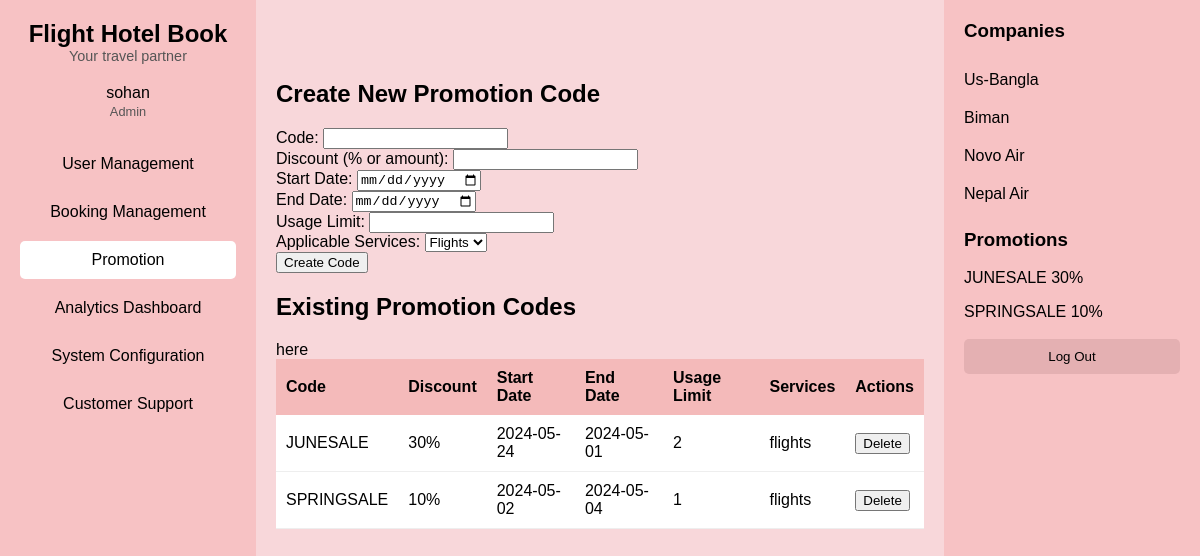
The page /Views/promotion.php (signed in) on the database its author committed.
### tables this page shows
CREATE TABLE `promotion` (
  `code` varchar(20) NOT NULL,
  `Discount` int(20) NOT NULL,
  `startdate` date NOT NULL,
  `enddate` date NOT NULL,
  `limits` int(20) NOT NULL,
  `services` varchar(20) NOT NULL
);

### Models/promotion.php (called while the page is built, shortened)
<?php
function selec()
{
    $con = conn();
    $sql = "select * from promotion";
    $res = mysqli_query($con, $sql);
    return $res;
}

### Controllers/promotionOparetion.php (called while the page is built, shortened)
<?php
require_once ("../Models/promotion.php");
function se()
{
    $r = selec();
    if ($r) {
        return $r;
    }
}

### Views/promotion.php (the view, shortened to what this page needs)
<?php
require_once ("../Models/promotion.php");
?>
<!DOCTYPE html>
<html lang="en">
<head>
    <link rel="stylesheet" href="../Assestes/css/home.css">
</head>
<body>
    <div class="container">
        <div class="sidebar">
            <div class="logo">
                <h1>Flight Hotel Book</h1>
                <p>Your travel partner</p>
            </div>
            <div class="user-info">
                <p><?php echo $_SESSION["name"]; ?><br><span>Admin</span></p>
            </div>
            <nav class="menu">
                <a href="home.php">User Management</a>
                <a href="../Controllers/bookingController.php" value="1">Booking Management</a>
                <a href="promotion.php" class="active">Promotion</a>
                <a href="analysis.php">Analytics Dashboard</a>
                <a href="system.php">System Configuration</a>
                <a href="customersupport.php">Customer Support</a>
            </nav>
        </div>
        <div class="main-content">
            <div class="member-status">
                <div class="form-section">
                    <h2>Create New Promotion Code</h2>
                    <form action="../Controllers/promotionOparetion.php" method="post" onsubmit="return validateForm()">
                        <label for=" code">Code:</label>
                        <input type="text" id="code" name="code">
                        <br>
                        <label for="discount">Discount (% or amount):</label>
                        <input type="text" id="discount" name="discount">
                        <br>
                        <label for="startDate">Start Date:</label>
                        <input type="date" id="startDate" name="startDate">
                        <br>
                        <label for="endDate">End Date:</label>
                        <input type="date" id="endDate" name="endDate">
                        <br>
                        <label for="usageLimit">Usage Limit:</label>
                        <input type="number" id="usageLimit" name="usageLimit">
                        <br>
                        <label for="services">Applicable Services:</label>
                        <select id="services" name="services">
                            <option value="flights">Flights</option>
                        </select>
                        <br>
                        <button type="submit" name="create">Create Code</button>
                    </form>
                </div>
                <h2>Existing Promotion Codes</h2>
                <form action="../Controllers/promotionOparetion.php" method="post">
                    <table>
                        <thead>
                            <tr>
                                <th>Code</th>
                                <th>Discount</th>
                                <th>Start Date</th>
                                <th>End Date</th>
                                <th>Usage Limit</th>
                                <th>Services</th>
                                <th>Actions</th>
                            </tr>
                        </thead>
                        <tbody>
                            <?php
                            include ("../Controllers/promotionOparetion.php");
                            $a = se();
                            while ($r = mysqli_fetch_assoc($a)) {
                                ?>
                            <tbody>
                                <tr>
                                    <td><?php echo $r["code"]; ?></td>
                                    <td><?php echo $r["Discount"]; ?>%</td>
                                    <td><?php echo $r["startdate"]; ?></td>
                                    <td><?php echo $r["enddate"]; ?></td>
                                    <td><?php echo $r["limits"]; ?></td>
                                    <td><?php echo $r["services"]; ?></td>
                                    <td>
                                        <button class="cancel-btn" name="delete" value="<?php echo $r["code"]; ?>">
                                            Delete</button>
                                    </td>
                                <?php }
                            ?>
                            </tr>
                        </tbody>
                    </table>
                </form>
            </div>
        </div>
        <div class="right-panel">
            <h3>Companies</h3>
            <ul class="companies">
                <li>Us-Bangla</li>
                <li>Biman</li>
                <li>Novo Air</li>
                <li>Nepal Air</li>
            </ul>
            <h3>Promotions</h3>
            <ul class="promotions">
                <?php
                $a = se();
                ?>
                <?php
                while ($r = mysqli_fetch_assoc($a)) {
                    ?>
                    <?php echo $r["code"]; ?>
                    <?php echo $r["Discount"]; ?>%
                </ul>
            <?php }
                ?>
            <br>
            <br>
            <form method="get">
                <button class="logout" name="out">Log Out</button>
            </form>
        </div>
    </div>
</body>
</html>

### Assestes/css/home.css (style rules this page uses)
body { font-family: Arial, sans-serif; margin: 0; background-color: #f8d7da; }
.container { display: flex; height: 100vh; }
.sidebar { width: 20%; background-color: #f7c2c4; padding: 20px; display: flex; flex-direction: column; align-items: center; }
.sidebar .logo { text-align: center; }
.sidebar .logo h1 { font-size: 1.5em; margin: 0; }
.sidebar .logo p { margin: 0; font-size: 0.9em; color: #555; }
.sidebar .user-info { text-align: center; margin: 20px 0; }
.sidebar .user-info p { margin: 0; }
.sidebar .user-info span { font-size: 0.8em; color: #555; }
.sidebar .menu { display: flex; flex-direction: column; width: 100%; }
.sidebar .menu a { padding: 10px; color: #000; text-decoration: none; text-align: center; border-radius: 5px; margin: 5px 0; }
.sidebar .menu a:hover, .sidebar .menu a.active { background-color: white; }
.main-content { width: 60%; padding: 20px; }
.member-status { display: flex; flex-direction: column; margin-top: 20px; }
.member-status table { width: 100%; border-collapse: collapse; }
.member-status th, .member-status td { padding: 10px; text-align: left; }
.member-status th { background-color: #f4baba; }
.member-status td { background-color: #fff; border-bottom: 1px solid #eee; }
.right-panel { width: 20%; background-color: #f7c2c4; padding: 20px; }
.right-panel h3 { margin-top: 0; }
.right-panel ul { list-style: none; padding: 0; }
.right-panel li { padding: 10px 0; }
.right-panel .logout { width: 100%; padding: 10px; background-color: #e4b0b2; border: none; border-radius: 5px; cursor: pointer; }

### rows shown on the page
promotion: code "JUNESALE", Discount "30", startdate "2024-05-24", enddate "2024-05-01", limits "2", services "flights"
promotion: code "SPRINGSALE", Discount "10", startdate "2024-05-02", enddate "2024-05-04", limits "1", services "flights"

### other values the page prints
$_SESSION["name"] "sohan"
